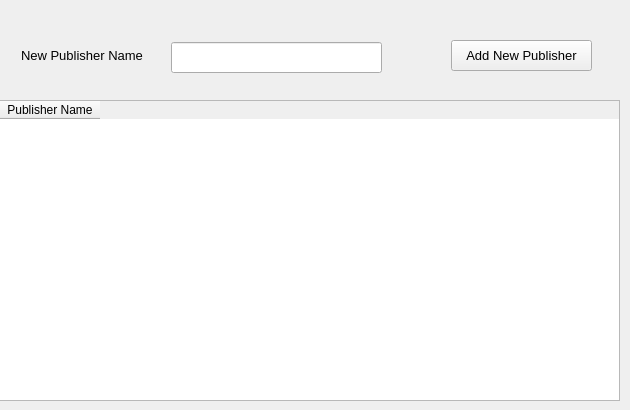
      <widget class="QWidget" name="tab_8">
       <attribute name="title">
        <string>Publisher</string>
       </attribute>
       <widget class="QPushButton" name="pushButton_16">
        <property name="geometry">
         <rect>
          <x>451</x>
          <y>40</y>
          <width>141</width>
          <height>31</height>
         </rect>
        </property>
        <property name="font">
         <font>
          <pointsize>10</pointsize>
         </font>
        </property>
        <property name="text">
         <string>Add New Publisher</string>
        </property>
       </widget>
       <widget class="QLabel" name="label_23">
        <property name="geometry">
         <rect>
          <x>21</x>
          <y>45</y>
          <width>141</width>
          <height>20</height>
         </rect>
        </property>
        <property name="font">
         <font>
          <pointsize>10</pointsize>
          <weight>50</weight>
          <bold>false</bold>
          <stylestrategy>PreferDefault</stylestrategy>
         </font>
        </property>
        <property name="text">
         <string>New Publisher Name</string>
        </property>
       </widget>
       <widget class="QLineEdit" name="lineEdit_16">
        <property name="geometry">
         <rect>
          <x>171</x>
          <y>42</y>
          <width>211</width>
          <height>31</height>
         </rect>
        </property>
       </widget>
       <widget class="QTableWidget" name="tableWidget_4">
        <property name="geometry">
         <rect>
          <x>-1</x>
          <y>100</y>
          <width>621</width>
          <height>301</height>
         </rect>
        </property>
        <column>
         <property name="text">
          <string>Publisher Name</string>
         </property>
        </column>
       </widget>
      </widget>
